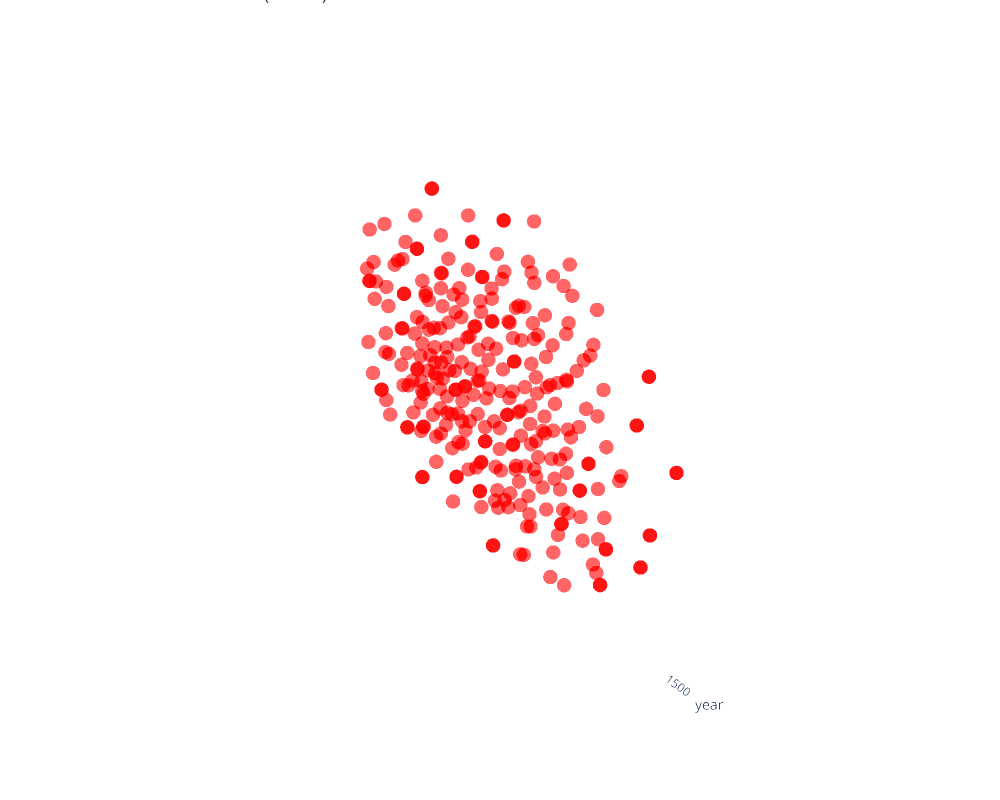

Notebook cell for this chart:
### Code cell
# After computing tsne:
fig = tsne_plot_3d_by_year(
    embeddings=[def_embeddings] + embeddings,             # your original high-dim vectors (t-SNE is run inside)
    years=years,                       # your provided array/list
    colors=["red"] * len(embeddings),                     # optional
    hover_text=kwic_texts,             # optional
    title=f"Sentences with 'mercurius' (N={len(kwic_texts)})",
    perplexity=30,
    n_iter=1000,
    max_points=None,                   # or e.g. 5000 for speed
)
fig.show()

### Figure 1 — Plotly figure (JSON) as saved in the notebook; plotly's stock layout.template omitted (floating-point values rounded to 4 significant figures; data arrays with more than 128 entries replaced by an {"elided": "..."} marker saying what was removed)
{"data": [{"hoverinfo": "text", "marker": {"color": {"elided": "294 str values"}, "opacity": 0.8, "size": 5}, "mode": "markers", "text": {"elided": "294 str values"}, "x": {"elided": "294 str values"}, "y": {"elided": "294 float values"}, "z": {"elided": "294 float values"}, "type": "scatter3d"}], "layout": {"scene": {"xaxis": {"title": {"text": "year"}, "showbackground": false, "showgrid": true, "showline": true}, "yaxis": {"title": {"text": ""}, "showgrid": false, "showline": false, "showticklabels": false, "zeroline": false, "linecolor": "rgba(0,0,0,0)", "showbackground": false}, "zaxis": {"title": {"text": ""}, "showgrid": false, "showline": false, "showticklabels": false, "zeroline": false, "linecolor": "rgba(0,0,0,0)", "showbackground": false}, "bgcolor": "rgba(255,255,255,0)"}, "margin": {"l": 0, "r": 0, "b": 0, "t": 0}, "title": {"text": "Sentences with 'mercurius' (N=294)"}, "paper_bgcolor": "rgba(255,255,255,255)", "plot_bgcolor": "rgba(255,255,255,255)", "autosize": false, "width": 1000, "height": 800}}
